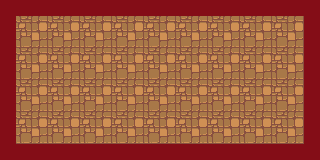

Below is a game level as drawn by its tile map, then a one-line description and the .tmx file that defines it, in full:
An orthogonal 20x10 tile map with 16x16 px tiles, 2 tile layers (Floor, Collision), 2 tilesets.

<map version="1.8" tiledversion="1.8.4" orientation="orthogonal" renderorder="right-down" width="20" height="10" tilewidth="16" tileheight="16" infinite="0" nextlayerid="3" nextobjectid="1">
 <tileset firstgid="1" source="AdventureGame.tsx" />
 <tileset firstgid="1441" source="Collision.tsx" />
 <layer id="1" name="Floor" width="20" height="10">
  <properties>
   <property name="type" value="below" />
  </properties>
  <data encoding="csv">
1053,1053,1053,1053,1053,1053,1053,1053,1053,1053,1053,1053,1053,1053,1053,1053,1053,1053,1053,1053,
1053,655,654,655,654,655,654,655,654,655,654,655,654,655,654,655,654,655,654,1053,
1053,615,614,615,614,615,614,615,614,615,614,615,614,615,614,615,614,615,614,1053,
1053,655,654,655,654,655,654,655,654,655,654,655,654,655,654,655,654,655,654,1053,
1053,615,614,615,614,615,614,615,614,615,614,615,614,615,614,615,614,615,614,1053,
1053,655,654,655,654,655,654,655,654,655,654,655,654,655,654,655,654,655,654,1053,
1053,615,614,615,614,615,614,615,614,615,614,615,614,615,614,615,614,615,614,1053,
1053,655,654,655,654,655,654,655,654,655,654,655,654,655,654,655,654,655,654,1053,
1053,615,614,615,614,615,614,615,614,615,614,615,614,615,614,615,614,615,614,1053,
1053,1053,1053,1053,1053,1053,1053,1053,1053,1053,1053,1053,1053,1053,1053,1053,1053,1053,1053,1053
</data>
 </layer>
 <layer id="2" name="Collision" width="20" height="10" opacity="0.45">
  <properties>
   <property name="type" value="collision" />
  </properties>
  <data encoding="csv">
1441,1441,1441,1441,1441,1441,1441,1441,1441,1441,1441,1441,1441,1441,1441,1441,1441,1441,1441,1441,
1441,0,0,0,0,0,0,0,0,0,0,0,0,0,0,0,0,0,0,1441,
1441,0,0,0,0,0,0,0,0,0,0,0,0,0,0,0,0,0,0,1441,
1441,0,0,0,0,0,0,0,0,0,0,0,0,0,0,0,0,0,0,1441,
1441,0,0,0,0,0,0,0,0,0,0,0,0,0,0,0,0,0,0,1441,
1441,0,0,0,0,0,0,0,0,0,0,0,0,0,0,0,0,0,0,1441,
1441,0,0,0,0,0,0,0,0,0,0,0,0,0,0,0,0,0,0,1441,
1441,0,0,0,0,0,0,0,0,0,0,0,0,0,0,0,0,0,0,1441,
1441,0,0,0,0,0,0,0,0,0,0,0,0,0,0,0,0,0,0,1441,
1441,1441,1441,1441,1441,1441,1441,1441,1441,1441,1441,1441,1441,1441,1441,1441,1441,1441,1441,1441
</data>
 </layer>
</map>
